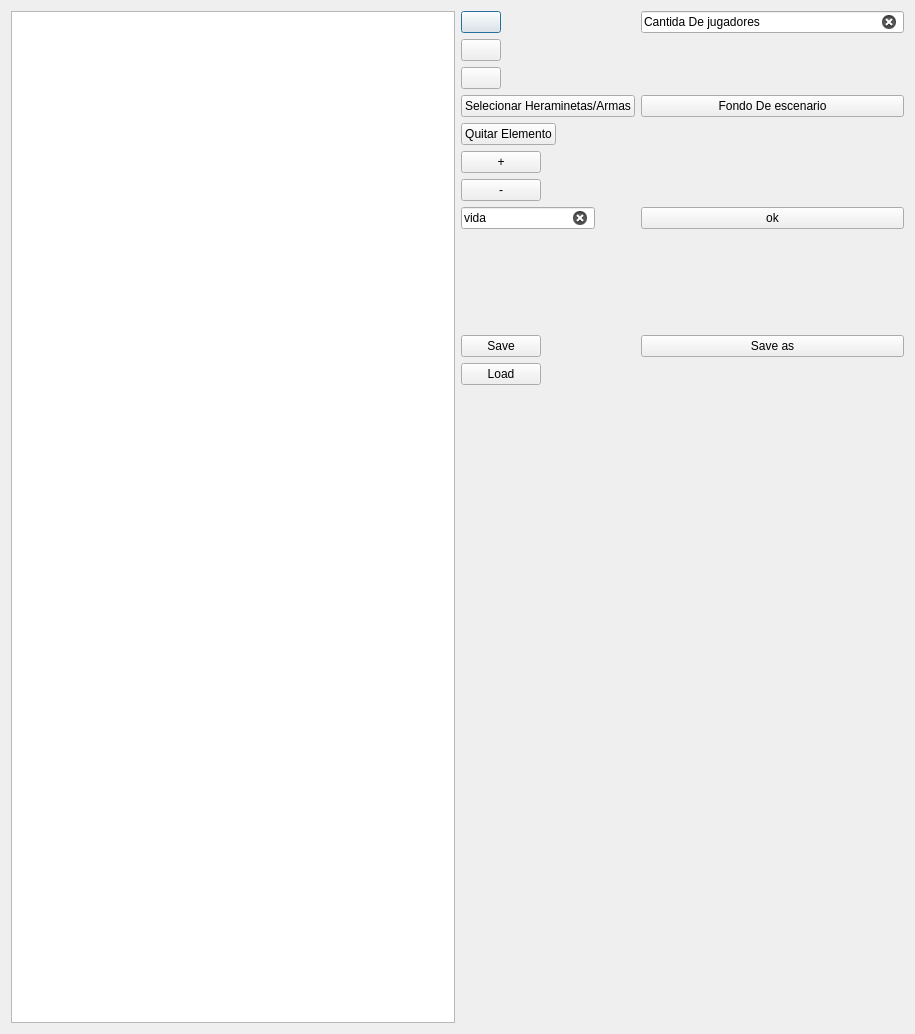
<?xml version="1.0" encoding="UTF-8"?>
<ui version="4.0">
 <class>EditorPantalla</class>
 <widget class="QDialog" name="EditorPantalla">
  <property name="geometry">
   <rect>
    <x>0</x>
    <y>0</y>
    <width>915</width>
    <height>1034</height>
   </rect>
  </property>
  <property name="windowTitle">
   <string>Dialog</string>
  </property>
  <layout class="QHBoxLayout" name="horizontalLayout_2">
   <item>
    <layout class="QHBoxLayout" name="horizontalLayout">
     <item>
      <widget class="QGraphicsView" name="graphicsView"/>
     </item>
     <item>
      <layout class="QFormLayout" name="formLayout">
       <item row="0" column="0">
        <widget class="QPushButton" name="agregarGusano">
         <property name="icon">
          <iconset>
           <normaloff>../imagenes/wormwait.png</normaloff>../imagenes/wormwait.png</iconset>
         </property>
         <property name="iconSize">
          <size>
           <width>25</width>
           <height>25</height>
          </size>
         </property>
         <property name="checkable">
          <bool>true</bool>
         </property>
         <property name="checked">
          <bool>false</bool>
         </property>
         <property name="autoRepeat">
          <bool>false</bool>
         </property>
        </widget>
       </item>
       <item row="1" column="0">
        <widget class="QPushButton" name="AgregarViga">
         <property name="icon">
          <iconset>
           <normaloff>../imagenes/viga.png</normaloff>../imagenes/viga.png</iconset>
         </property>
         <property name="iconSize">
          <size>
           <width>80</width>
           <height>20</height>
          </size>
         </property>
         <property name="checkable">
          <bool>true</bool>
         </property>
        </widget>
       </item>
       <item row="2" column="0">
        <widget class="QPushButton" name="agregarVigaChica">
         <property name="icon">
          <iconset>
           <normaloff>../imagenes/viga.png</normaloff>../imagenes/viga.png</iconset>
         </property>
         <property name="iconSize">
          <size>
           <width>40</width>
           <height>20</height>
          </size>
         </property>
         <property name="checkable">
          <bool>true</bool>
         </property>
        </widget>
       </item>
       <item row="3" column="0">
        <widget class="QPushButton" name="SelecionarHerramintas_Armas">
         <property name="text">
          <string>Selecionar Heraminetas/Armas</string>
         </property>
        </widget>
       </item>
       <item row="4" column="0">
        <widget class="QPushButton" name="quitar">
         <property name="text">
          <string>Quitar Elemento</string>
         </property>
        </widget>
       </item>
       <item row="5" column="0">
        <widget class="QPushButton" name="mas">
         <property name="text">
          <string>+</string>
         </property>
        </widget>
       </item>
       <item row="7" column="0">
        <widget class="QPushButton" name="menos">
         <property name="text">
          <string>-</string>
         </property>
        </widget>
       </item>
       <item row="8" column="0">
        <widget class="QLineEdit" name="vidaGusano">
         <property name="text">
          <string>vida</string>
         </property>
         <property name="maxLength">
          <number>4</number>
         </property>
         <property name="cursorPosition">
          <number>4</number>
         </property>
         <property name="clearButtonEnabled">
          <bool>true</bool>
         </property>
        </widget>
       </item>
       <item row="8" column="1">
        <widget class="QPushButton" name="ok">
         <property name="text">
          <string>ok</string>
         </property>
        </widget>
       </item>
       <item row="12" column="0">
        <widget class="QLabel" name="bazooka">
         <property name="text">
          <string/>
         </property>
         <property name="pixmap">
          <pixmap>../imagenes/Bazooka.png</pixmap>
         </property>
         <property name="scaledContents">
          <bool>true</bool>
         </property>
        </widget>
       </item>
       <item row="14" column="0">
        <widget class="QLabel" name="granadaV">
         <property name="text">
          <string/>
         </property>
         <property name="pixmap">
          <pixmap>../imagenes/W4_Grenade.png</pixmap>
         </property>
         <property name="scaledContents">
          <bool>true</bool>
         </property>
        </widget>
       </item>
       <item row="14" column="1">
        <widget class="QLabel" name="granadaR">
         <property name="text">
          <string/>
         </property>
         <property name="pixmap">
          <pixmap>../imagenes/Redgrenade.png</pixmap>
         </property>
         <property name="scaledContents">
          <bool>true</bool>
         </property>
        </widget>
       </item>
       <item row="15" column="0">
        <widget class="QLabel" name="banana">
         <property name="text">
          <string/>
         </property>
         <property name="pixmap">
          <pixmap>../imagenes/Bananabomb.png</pixmap>
         </property>
         <property name="scaledContents">
          <bool>true</bool>
         </property>
        </widget>
       </item>
       <item row="15" column="1">
        <widget class="QLabel" name="granadaS">
         <property name="text">
          <string/>
         </property>
         <property name="pixmap">
          <pixmap>../imagenes/Holy_Grenade.png</pixmap>
         </property>
         <property name="scaledContents">
          <bool>true</bool>
         </property>
        </widget>
       </item>
       <item row="16" column="0">
        <widget class="QLabel" name="dinamita">
         <property name="text">
          <string/>
         </property>
         <property name="pixmap">
          <pixmap>../imagenes/W4_Dynamite.png</pixmap>
         </property>
         <property name="scaledContents">
          <bool>true</bool>
         </property>
        </widget>
       </item>
       <item row="16" column="1">
        <widget class="QLabel" name="bate">
         <property name="text">
          <string/>
         </property>
         <property name="pixmap">
          <pixmap>../imagenes/Baseballbat.png</pixmap>
         </property>
         <property name="scaledContents">
          <bool>true</bool>
         </property>
        </widget>
       </item>
       <item row="17" column="0">
        <widget class="QLabel" name="aereo">
         <property name="text">
          <string/>
         </property>
         <property name="pixmap">
          <pixmap>../imagenes/W4_Airstrike.png</pixmap>
         </property>
         <property name="scaledContents">
          <bool>true</bool>
         </property>
        </widget>
       </item>
       <item row="17" column="1">
        <widget class="QLabel" name="teletransportador">
         <property name="text">
          <string/>
         </property>
         <property name="pixmap">
          <pixmap>../imagenes/IconTeleport.png</pixmap>
         </property>
         <property name="scaledContents">
          <bool>true</bool>
         </property>
        </widget>
       </item>
       <item row="18" column="1">
        <widget class="QPushButton" name="saveAs">
         <property name="text">
          <string>Save as</string>
         </property>
        </widget>
       </item>
       <item row="18" column="0">
        <widget class="QPushButton" name="pushButton">
         <property name="text">
          <string>Save</string>
         </property>
        </widget>
       </item>
       <item row="19" column="0">
        <widget class="QPushButton" name="pushButton_2">
         <property name="text">
          <string>Load</string>
         </property>
        </widget>
       </item>
       <item row="12" column="1">
        <widget class="QLabel" name="mortero">
         <property name="text">
          <string/>
         </property>
         <property name="pixmap">
          <pixmap>../imagenes/Mortar1.png</pixmap>
         </property>
         <property name="scaledContents">
          <bool>true</bool>
         </property>
        </widget>
       </item>
       <item row="3" column="1">
        <widget class="QPushButton" name="pushButton_3">
         <property name="text">
          <string>Fondo De escenario</string>
         </property>
        </widget>
       </item>
       <item row="0" column="1">
        <widget class="QLineEdit" name="cant">
         <property name="text">
          <string>Cantida De jugadores</string>
         </property>
         <property name="clearButtonEnabled">
          <bool>true</bool>
         </property>
        </widget>
       </item>
      </layout>
     </item>
    </layout>
   </item>
  </layout>
 </widget>
 <resources/>
 <connections/>
</ui>
